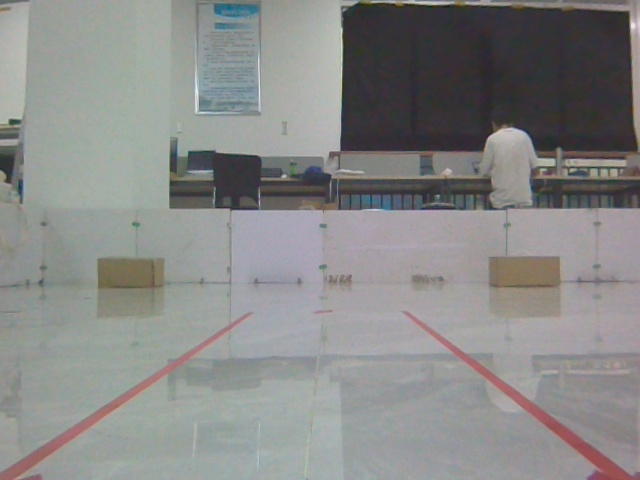
//> input picture 哈工大威海-718航天队-国赛技术说明文档与源码/Windows端源码/Windows端源码/video_process/video_process/resources/waican0.jpg, 640 x 480 px
$ ./2   (built with g++ and OpenCV 4)
//> lines starting //> are read from the running program, lines starting //| are printed output that depends on the picture
//
// 确定透视变换参数
//

//使用方法：先使用视野里含标准线条或方格的图片进行标定
//        随后使用抽帧图片进行验证，确定参数

#include<opencv2/opencv.hpp>

using namespace std;
using namespace cv;

int h1 = 281, h2 = 281, w1 = 191, w2 = 479;
int h3 = 200, h4 = 200, w3 = 75, w4 = 125;

int main()
{
    string path = "../resources/waican0.jpg";
    Mat img = imread(path);
//> img is the input picture: 480 rows x 640 cols, CV_8UC3; mean B, G, R 135.2, 136.5, 135.9
    Mat img1;
    namedWindow("Trackbars", (640, 200));//(640,200)是尺寸

    createTrackbar("W1", "Trackbars", &w1, 640);
    createTrackbar("H1", "Trackbars", &h1, 480);

    createTrackbar("W2", "Trackbars", &w2, 640);
    createTrackbar("H2", "Trackbars", &h2, 480);

    createTrackbar("W3", "Trackbars", &w3, 200);
    createTrackbar("H3", "Trackbars", &h3, 200);

    createTrackbar("W4", "Trackbars", &w4, 200);
    createTrackbar("H4", "Trackbars", &h4, 200);
    Mat matrix, imgWarp;
    Mat Dist = (Mat_<double>(5, 1) << -0.3466, 0.1347, 0, 0, 0);
    Mat K = (Mat_<double>(3, 3) << 396.362327865683, 0, 335.498095543887, 0, 528.487957995562, 238.650590420761, 0, 0, 1);
    while (true)
    {
        Point2f src[4] = { {(float)w1,(float)h1},{(float)w2,(float)h2},{0,480},{640,480} };//Point2f表示浮点数
        Point2f dst[4] = { {0.0f,0.0f},{200,0.0f},{(float)w3,(float)h3},{(float)w4,(float)h4} };//Point2f表示浮点数
        matrix = getPerspectiveTransform(src, dst);
        undistort(img,img1,K,Dist);
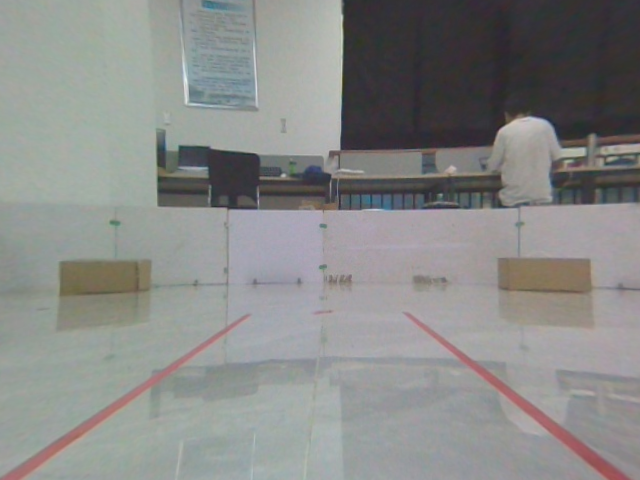
//> img1: 480 rows x 640 cols, CV_8UC3; mean B, G, R 135.7, 137.4, 136.3
        warpPerspective(img1, imgWarp, matrix, Point(200,200));
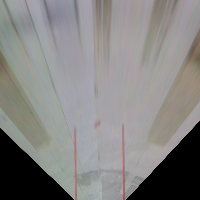
//> imgWarp: 200 rows x 200 cols, CV_8UC3; mean B, G, R 130.4, 131.5, 132.8

        imshow("Image", img);
        imshow("Image Warp", imgWarp);
        waitKey(1);//增加延时
    }
}

$ run again, with 哈工大威海-718航天队-国赛技术说明文档与源码/Windows端源码/Windows端源码/video_process/video_process/resources/f100.jpg copied over 哈工大威海-718航天队-国赛技术说明文档与源码/Windows端源码/Windows端源码/video_process/video_process/resources/waican0.jpg
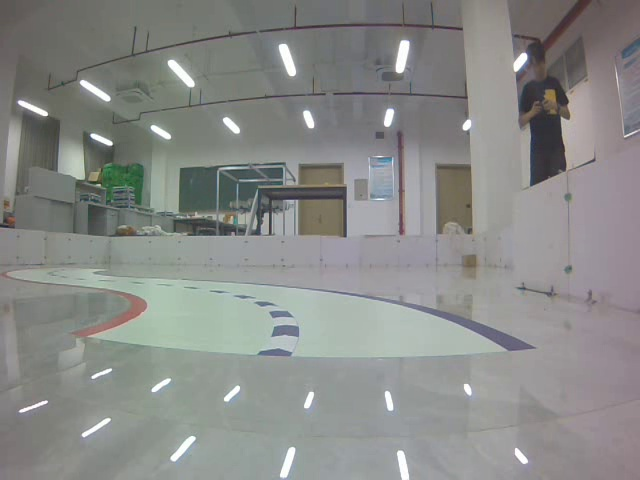
//> input picture 哈工大威海-718航天队-国赛技术说明文档与源码/Windows端源码/Windows端源码/video_process/video_process/resources/f100.jpg, 640 x 480 px
//> img is the input picture: 480 rows x 640 cols, CV_8UC3; mean B, G, R 136.3, 138.6, 137.1
//> `undistort(img,img1,K,Dist);`:
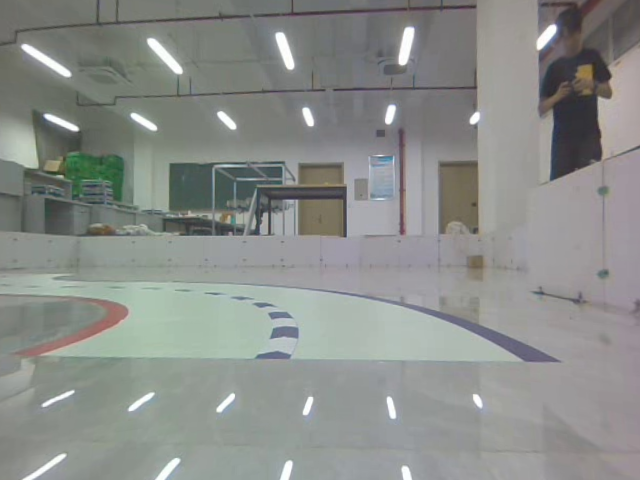
//> img1: 480 rows x 640 cols, CV_8UC3; mean B, G, R 138.2, 141.5, 138.4
//> `warpPerspective(img1, imgWarp, matrix, Point(200,200));`:
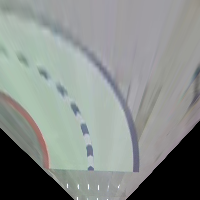
//> imgWarp: 200 rows x 200 cols, CV_8UC3; mean B, G, R 138.5, 141.4, 136.1
